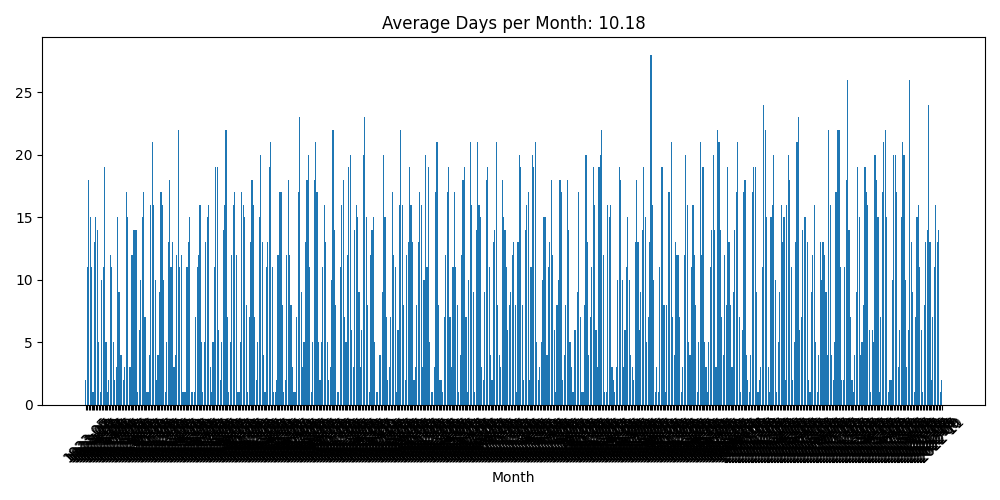

Python code for this plot:
import pandas as pd
import matplotlib.pyplot as plt

# Load your dataset into a pandas DataFrame
data = pd.read_csv('filtered_weather_data.csv')

# Create a new column 'Month_Year' that combines 'Year' and 'Month'
data['Month_Year'] = data['Year'].astype(str) + '-' + data['Month'].astype(str).str.zfill(2)

# Group the data by 'Month_Year' and count the number of unique 'Day' values
monthly_counts = data.groupby('Month_Year')['Day'].nunique()

# Calculate the average number of days per month
average_days_per_month = monthly_counts.mean()

# Create a bar graph to visualize the data without a y-axis
plt.figure(figsize=(10, 5))
plt.bar(monthly_counts.index, monthly_counts.values)
plt.xticks(rotation=45)
plt.xlabel('Month')
plt.ylabel('')
plt.title(f'Average Days per Month: {average_days_per_month:.2f}')
plt.tight_layout()
plt.show()
